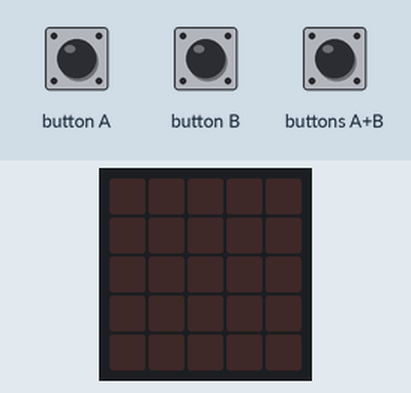
The program below on a simulated BBC micro:bit (MakeCode). Parts: the board's 5×5 LED display. Inputs (shaded band) come from the test bench.

Above: at 1.2 s.
1.3 s: button A pressed for 0.15 s
At 2.6 s:
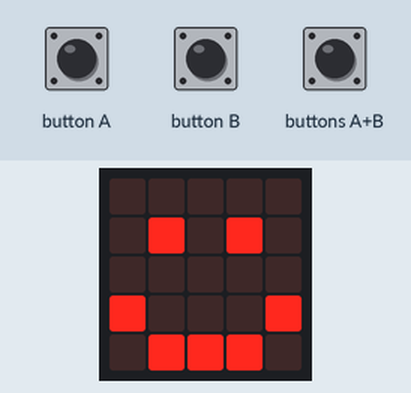
2.9 s: button B pressed for 0.15 s
At 4.0 s:
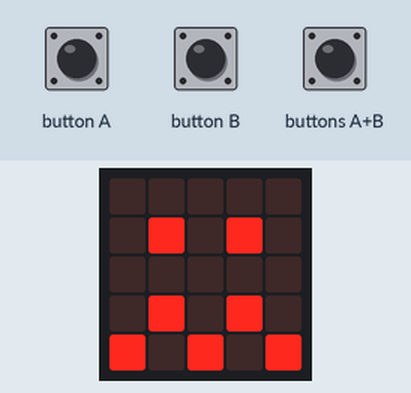
4.5 s: buttons A+B pressed for 0.15 s
At 5.2 s:
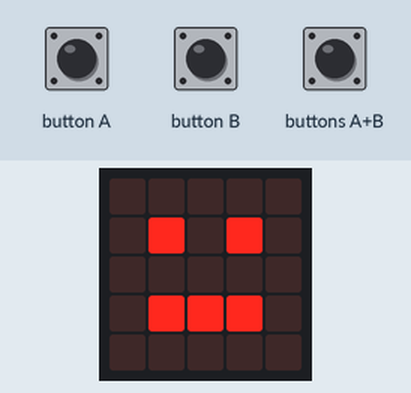
Timing chart, 0 to 7.5 s (numbered marks = the images above; inputs shaded):
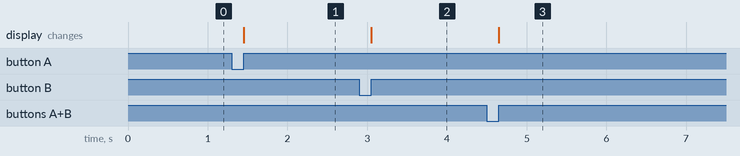

Measured:
- after the input at 1.3 s, the display: changes after 0.15 s (image 1)
- after the input at 2.9 s, the display: changes after 0.15 s (image 2)
- after the input at 4.5 s, the display: changes after 0.15 s (image 3)

The program:

main.ts
```typescript
input.onButtonPressed(Button.A, function () {
    basic.showIcon(IconNames.Happy)
})
input.onButtonPressed(Button.AB, function () {
    basic.showLeds(`
        . . . . .
        . # . # .
        . . . . .
        . # # # .
        . . . . .
        `)
})
input.onButtonPressed(Button.B, function () {
    basic.showIcon(IconNames.Confused)
})
```

test.ts
```typescript
// les tests vont ici ; cela ne sera pas compilé si ce paquet est utilisé en tant qu'extension.
```
